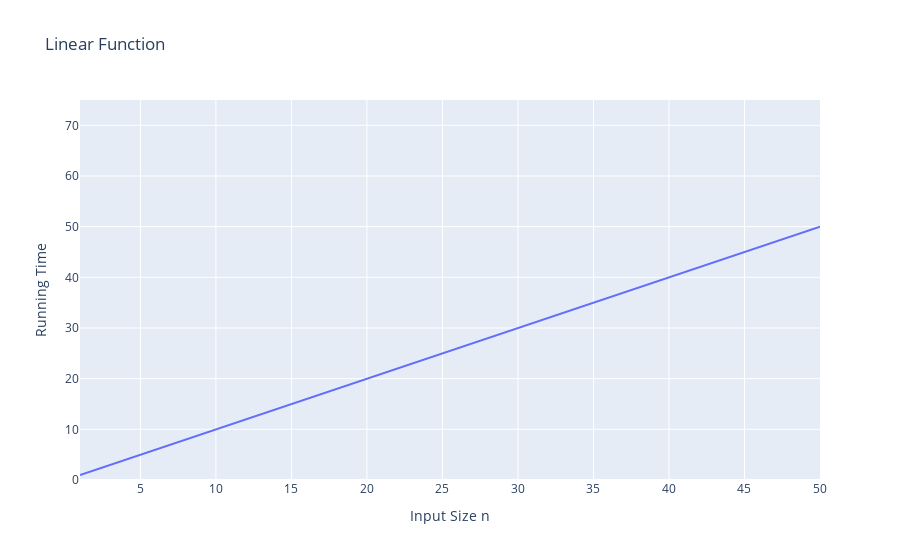

The code cell stored with this chart in its notebook:
### Markdown cell above
##### 3. Linear Function

$$f(n) = n$$

* If we're given an input value $n$, the linear function assigns the value of $n$ itself.

* We see this function whenever we have to do a single basic or primitive operation <font color=Red>for each</font> of the $n$ elements in our input.

* E.g., iterating through a list of size $n$.

* Represents the <font color=Red>best running time</font> we can achieve on an algorithm that must process each of the $n$ inputs that are not in the computer's memory since reading in the $n$ inputs requires $n$ operations.

* Example of an algorithm that will run in linear time: *Finding the maximum element in an unsorted list*

### Code cell
import plotly.graph_objects as go
import numpy as np

n = np.arange(1, 51, 1)
f = n

# Create figure
fig = go.Figure()

fig.add_trace(go.Scatter(x=n, y=f, mode="lines"))
              
fig.update_layout(
    title_text="Linear Function",
    xaxis=dict(title="Input Size n", range=[1, 50]),
    yaxis=dict(title="Running Time", range=[0, 75])
)

fig.show()

### Figure 1 — Plotly figure (JSON) as saved in the notebook; plotly's stock layout.template omitted (floating-point values rounded to 4 significant figures)
{"data": [{"mode": "lines", "type": "scatter", "x": [1, 2, 3, 4, 5, 6, 7, 8, 9, 10, 11, 12, 13, 14, 15, 16, 17, 18, 19, 20, 21, 22, 23, 24, 25, 26, 27, 28, 29, 30, 31, 32, 33, 34, 35, 36, 37, 38, 39, 40, 41, 42, 43, 44, 45, 46, 47, 48, 49, 50], "y": [1, 2, 3, 4, 5, 6, 7, 8, 9, 10, 11, 12, 13, 14, 15, 16, 17, 18, 19, 20, 21, 22, 23, 24, 25, 26, 27, 28, 29, 30, 31, 32, 33, 34, 35, 36, 37, 38, 39, 40, 41, 42, 43, 44, 45, 46, 47, 48, 49, 50]}], "layout": {"autosize": true, "title": {"text": "Linear Function"}, "xaxis": {"range": [1, 50], "title": {"text": "Input Size n"}, "type": "linear"}, "yaxis": {"range": [0, 75], "title": {"text": "Running Time"}, "type": "linear"}}}
